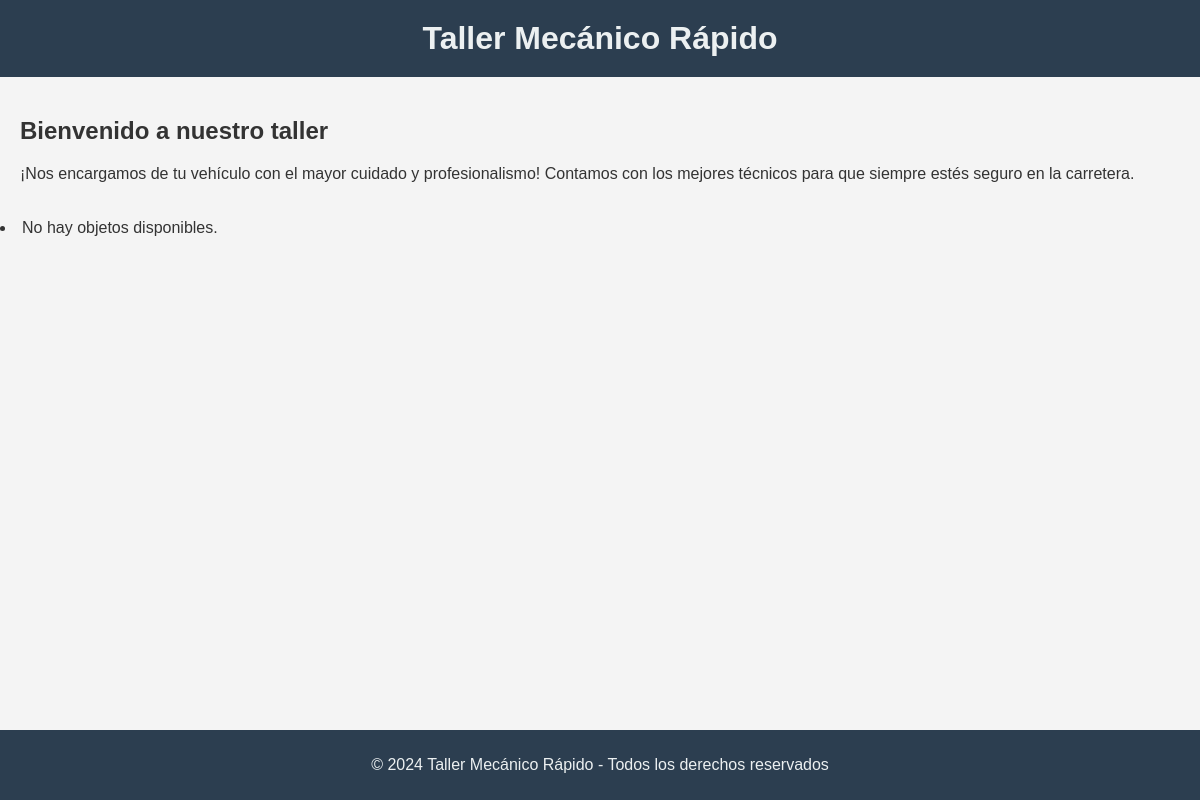
Page /reporte_operaciones/taller_reporte/ on the earlier database version.
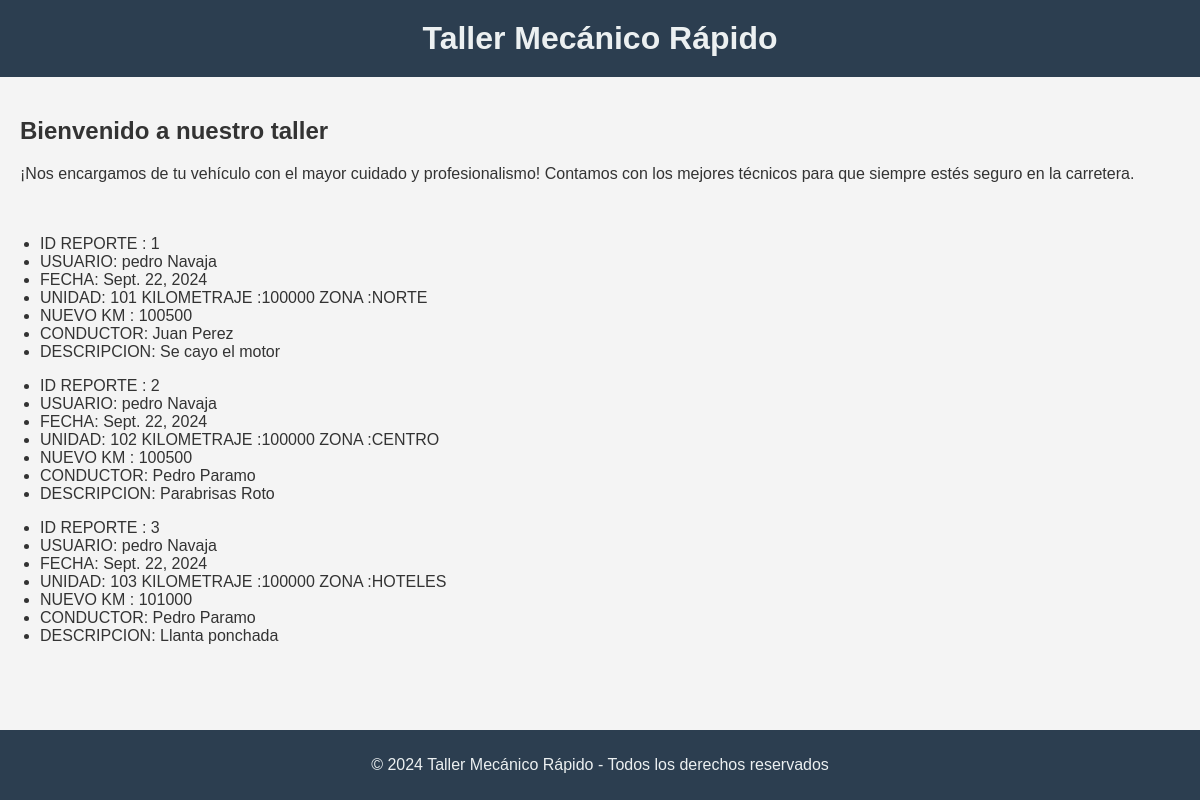
Same page on the later database version.
### reporte_operaciones/models.py (models this page shows, shortened)
class ReporteEntrada(models.Model):
    id_reporte = models.AutoField(primary_key=True)
    conductor = models.ForeignKey('Conductor', on_delete=models.DO_NOTHING)
    reporte_usuario = models.ForeignKey('UsuarioAutocar', on_delete=models.DO_NOTHING)
    fecha_entrada = models.DateField(auto_now_add=True)
    fecha_terminado = models.DateField(null=True, blank=True, default=None)
    unidad = models.ForeignKey('Vehiculos', on_delete=models.DO_NOTHING)
    descripcion_incidente = models.CharField(max_length=255)
    kilometraje_nuevo = models.CharField(max_length=10)

class UsuarioAutocar(AbstractUser):
    departamento = models.CharField(
        max_length=20,
        choices=Departamento.choices()
    )
    groups = models.ManyToManyField(
        'auth.Group',
        related_name='usuarioautocar_set',
        blank=True
    )
    user_permissions = models.ManyToManyField(
        'auth.Permission',
        related_name='usuarioautocar_permissions_set',
        blank=True
    )
    def __str__(self):
        return f"{self.first_name} {self.last_name} "

class Vehiculos(models.Model):
    id_vehiculo = models.AutoField(primary_key=True)  # Corrigiendo el error con primary_key
    numero_unidad = models.CharField(max_length=30)  # Agregar max_length
    modelo_unidad = models.CharField(max_length=30)
    año_unidad = models.CharField(max_length=30)
    zona_unidad = models.CharField(
        max_length=20,
        choices=ZonaVehiculos.choices()
    )
    kilometraje = models.CharField(max_length=10)
    def __str__(self):
        return f"{self.numero_unidad} "

class Conductor(models.Model):
    id_conductor = models.AutoField(primary_key=True)
    nombre_conductor = models.CharField(max_length=20)
    apellido_conductor = models.CharField(max_length=20)
    def __str__(self):
        return f"{self.nombre_conductor} {self.apellido_conductor} "

### reporte_operaciones/views.py (the view)
# urls.py: path("taller_reporte/", views.taller_reporte, name ="taller_reporte"),
def taller_reporte(request):
    lista_reporte = ReporteEntrada.objects.all()
    return render(request,'reporte_operaciones/taller.html',{'lista_reporte':lista_reporte})

### reporte_operaciones/templates/reporte_operaciones/taller.html (shortened to what this page needs)
{%extends 'reporte_operaciones/base_template.html'%}
    {%block contenido%}
    {% for reporte in lista_reporte %}
    <div id="incidente_div">
        <ul>
                <li>ID REPORTE : {{ reporte.id_reporte }}</li>
                <li>USUARIO: {{ reporte.reporte_usuario }}</li>
                <li>FECHA: {{ reporte.fecha_entrada }}</li>
                <li>UNIDAD: {{ reporte.unidad }} KILOMETRAJE :{{reporte.unidad.kilometraje}} ZONA :{{reporte.unidad.zona_unidad}} </li>
                <li>NUEVO KM : {{reporte.kilometraje_nuevo}} </li>
                <li>CONDUCTOR: {{ reporte.conductor }}</li>
                <li>DESCRIPCION: {{ reporte.descripcion_incidente }} </li>
        </ul>
    </div>
    {% empty %}
    <li>No hay objetos disponibles.</li>
    {% endfor %}
    {%endblock%}

### reporte_operaciones/templates/reporte_operaciones/base_template.html (shortened to what this page needs)
<!DOCTYPE html>
<html lang="es">
<head>
    {% load static %}
    <link rel="stylesheet" href="{% static 'css/estilos.css' %}">
</head>
<body>
<header>
    <h1>Taller Mecánico Rápido</h1>
</header>
<main>
    <section style="padding: 20px;">
        <h2>Bienvenido a nuestro taller</h2>
        <p>¡Nos encargamos de tu vehículo con el mayor cuidado y profesionalismo! Contamos con los mejores técnicos para que siempre estés seguro en la carretera.</p>
    </section>
</main>
<div id = "contenido", name = "contenido">
    {%block contenido%}
    {%endblock%}
</div>
<footer>
    <p>© 2024 Taller Mecánico Rápido - Todos los derechos reservados</p>
</footer>
</body>
</html>

### static/css/estilos.css (style rules this page uses)
body { margin: 0; font-family: Arial, sans-serif; background-color: #f4f4f4; color: #333; }
header { background-color: #2c3e50; padding: 20px; text-align: center; }
h1 { color: #ecf0f1; margin: 0; }
footer { background-color: #2c3e50; color: #ecf0f1; text-align: center; padding: 10px 0; position: fixed; width: 100%; bottom: 0; }

Differences in the rows shown:
added ReporteEntrada: id_reporte "1", reporte_usuario "pedro Navaja", fecha_entrada "Sept. 22, 2024", unidad "101", unidad.kilometraje "100000", unidad.zona_unidad "NORTE", kilometraje_nuevo "100500", conductor "Juan Perez", descripcion_incidente "Se cayo el motor"
added ReporteEntrada: id_reporte "2", reporte_usuario "pedro Navaja", fecha_entrada "Sept. 22, 2024", unidad "102", unidad.kilometraje "100000", unidad.zona_unidad "CENTRO", kilometraje_nuevo "100500", conductor "Pedro Paramo", descripcion_incidente "Parabrisas Roto"
added ReporteEntrada: id_reporte "3", reporte_usuario "pedro Navaja", fecha_entrada "Sept. 22, 2024", unidad "103", unidad.kilometraje "100000", unidad.zona_unidad "HOTELES", kilometraje_nuevo "101000", conductor "Pedro Paramo", descripcion_incidente "Llanta ponchada"
Other differences:
text no longer shown: "No hay objetos disponibles."
